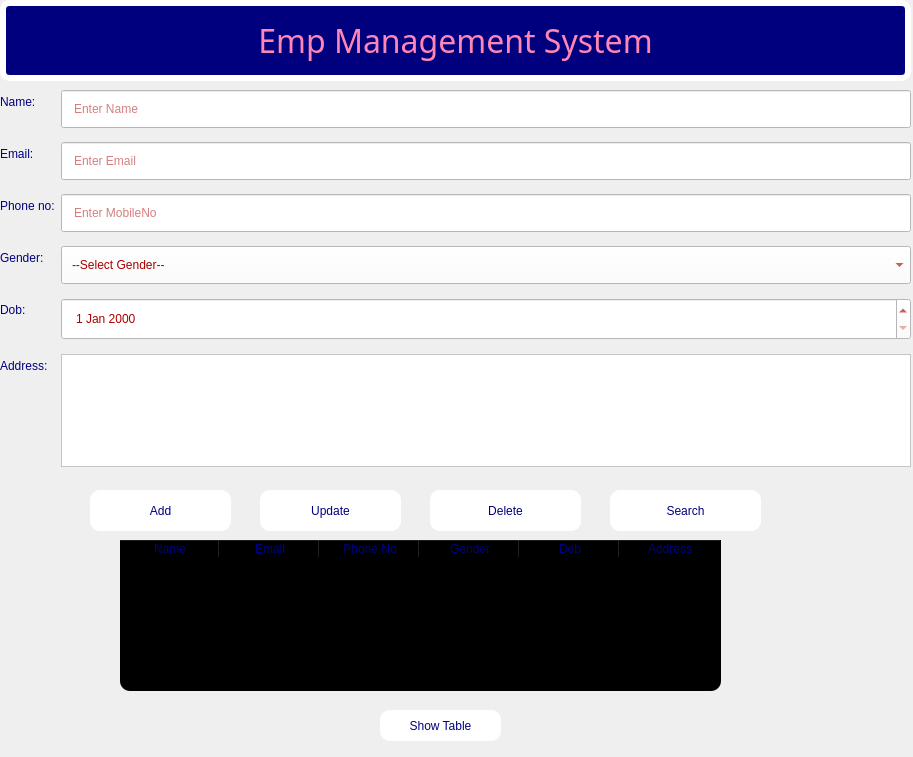
<?xml version="1.0" encoding="UTF-8"?>
<ui version="4.0">
 <class>Form</class>
 <widget class="QWidget" name="Form">
  <property name="geometry">
   <rect>
    <x>0</x>
    <y>0</y>
    <width>913</width>
    <height>757</height>
   </rect>
  </property>
  <property name="windowTitle">
   <string>Form</string>
  </property>
  <property name="styleSheet">
   <string notr="true"/>
  </property>
  <widget class="QWidget" name="formLayoutWidget">
   <property name="geometry">
    <rect>
     <x>0</x>
     <y>90</y>
     <width>911</width>
     <height>381</height>
    </rect>
   </property>
   <layout class="QFormLayout" name="formLayout">
    <item row="0" column="0">
     <widget class="QLabel" name="lName">
      <property name="styleSheet">
       <string notr="true">color: rgb(255, 255, 255);
font: 87 8pt &quot;Arial Black&quot;;
color: rgb(0, 0, 127);</string>
      </property>
      <property name="text">
       <string>Name:</string>
      </property>
     </widget>
    </item>
    <item row="0" column="1">
     <widget class="QLineEdit" name="txtName">
      <property name="styleSheet">
       <string notr="true">background-color: rgb(255, 255, 255);
color: rgb(255, 255, 255);
font: 87 8pt &quot;Arial Black&quot;;
color: rgb(0, 0, 127);
color: rgb(170, 0, 0);
margin-bottom:8px;
padding:10px;</string>
      </property>
      <property name="alignment">
       <set>Qt::AlignLeading|Qt::AlignLeft|Qt::AlignTop</set>
      </property>
      <property name="dragEnabled">
       <bool>false</bool>
      </property>
      <property name="readOnly">
       <bool>false</bool>
      </property>
      <property name="placeholderText">
       <string>Enter Name</string>
      </property>
      <property name="clearButtonEnabled">
       <bool>false</bool>
      </property>
     </widget>
    </item>
    <item row="1" column="0">
     <widget class="QLabel" name="lEmail">
      <property name="styleSheet">
       <string notr="true">color: rgb(255, 255, 255);
font: 87 8pt &quot;Arial Black&quot;;
color: rgb(0, 0, 127);</string>
      </property>
      <property name="text">
       <string>Email:</string>
      </property>
     </widget>
    </item>
    <item row="1" column="1">
     <widget class="QLineEdit" name="txtEmail">
      <property name="styleSheet">
       <string notr="true">background-color: rgb(255, 255, 255);
color: rgb(255, 255, 255);
font: 87 8pt &quot;Arial Black&quot;;
color: rgb(0, 0, 127);
color: rgb(170, 0, 0);
margin-bottom:8px;
padding:10px;</string>
      </property>
      <property name="placeholderText">
       <string>Enter Email</string>
      </property>
     </widget>
    </item>
    <item row="2" column="0">
     <widget class="QLabel" name="lMobileno">
      <property name="styleSheet">
       <string notr="true">color: rgb(255, 255, 255);
font: 87 8pt &quot;Arial Black&quot;;
color: rgb(0, 0, 127);</string>
      </property>
      <property name="text">
       <string>Phone no:</string>
      </property>
     </widget>
    </item>
    <item row="2" column="1">
     <widget class="QLineEdit" name="txtMobileno">
      <property name="styleSheet">
       <string notr="true">background-color: rgb(255, 255, 255);
color: rgb(255, 255, 255);
font: 87 8pt &quot;Arial Black&quot;;
color: rgb(0, 0, 127);
color: rgb(170, 0, 0);
margin-bottom:8px;
padding:10px;</string>
      </property>
      <property name="placeholderText">
       <string>Enter MobileNo</string>
      </property>
     </widget>
    </item>
    <item row="3" column="0">
     <widget class="QLabel" name="lGender">
      <property name="styleSheet">
       <string notr="true">color: rgb(255, 255, 255);
font: 87 8pt &quot;Arial Black&quot;;
color: rgb(0, 0, 127);</string>
      </property>
      <property name="text">
       <string>Gender:</string>
      </property>
     </widget>
    </item>
    <item row="3" column="1">
     <widget class="QComboBox" name="txtCombobox">
      <property name="styleSheet">
       <string notr="true">background-color: rgb(255, 255, 255);
color: rgb(255, 255, 255);
font: 87 8pt &quot;Arial Black&quot;;
color: rgb(0, 0, 127);
color: rgb(170, 0, 0);
margin-bottom:8px;
padding:10px;</string>
      </property>
      <property name="editable">
       <bool>false</bool>
      </property>
      <item>
       <property name="text">
        <string>--Select Gender--</string>
       </property>
      </item>
      <item>
       <property name="text">
        <string>Male</string>
       </property>
      </item>
      <item>
       <property name="text">
        <string>Female</string>
       </property>
      </item>
      <item>
       <property name="text">
        <string>Others</string>
       </property>
      </item>
     </widget>
    </item>
    <item row="4" column="0">
     <widget class="QLabel" name="lDob">
      <property name="styleSheet">
       <string notr="true">color: rgb(255, 255, 255);
font: 87 8pt &quot;Arial Black&quot;;
color: rgb(0, 0, 127);</string>
      </property>
      <property name="text">
       <string>Dob:</string>
      </property>
     </widget>
    </item>
    <item row="4" column="1">
     <widget class="QDateEdit" name="txtDate">
      <property name="styleSheet">
       <string notr="true">background-color: rgb(255, 255, 255);
color: rgb(255, 255, 255);
font: 87 8pt &quot;Arial Black&quot;;
color: rgb(0, 0, 127);
color: rgb(170, 0, 0);
margin-bottom:8px;
padding:10px;</string>
      </property>
     </widget>
    </item>
    <item row="5" column="0">
     <widget class="QLabel" name="lAddress">
      <property name="styleSheet">
       <string notr="true">color: rgb(255, 255, 255);
font: 87 8pt &quot;Arial Black&quot;;
color: rgb(0, 0, 127);</string>
      </property>
      <property name="text">
       <string>Address:</string>
      </property>
     </widget>
    </item>
    <item row="5" column="1">
     <widget class="QTextEdit" name="txtAddress">
      <property name="styleSheet">
       <string notr="true">background-color: rgb(255, 255, 255);
color: rgb(255, 255, 255);
font: 79 4pt &quot;Arial Black&quot;;
color: rgb(0, 0, 127);
color: rgb(170, 0, 0);
margin-bottom:4px;
</string>
      </property>
      <property name="html">
       <string>&lt;!DOCTYPE HTML PUBLIC &quot;-//W3C//DTD HTML 4.0//EN&quot; &quot;http://www.w3.org/TR/REC-html40/strict.dtd&quot;&gt;
&lt;html&gt;&lt;head&gt;&lt;meta name=&quot;qrichtext&quot; content=&quot;1&quot; /&gt;&lt;style type=&quot;text/css&quot;&gt;
p, li { white-space: pre-wrap; }
&lt;/style&gt;&lt;/head&gt;&lt;body style=&quot; font-family:'Arial Black'; font-size:4pt; font-weight:72; font-style:normal;&quot;&gt;
&lt;p style=&quot;-qt-paragraph-type:empty; margin-top:0px; margin-bottom:0px; margin-left:0px; margin-right:0px; -qt-block-indent:0; text-indent:0px; font-family:'MS Shell Dlg 2'; font-size:7.8pt; font-weight:400;&quot;&gt;&lt;br /&gt;&lt;/p&gt;&lt;/body&gt;&lt;/html&gt;</string>
      </property>
     </widget>
    </item>
   </layout>
  </widget>
  <widget class="QPushButton" name="btnAdd">
   <property name="geometry">
    <rect>
     <x>90</x>
     <y>490</y>
     <width>141</width>
     <height>41</height>
    </rect>
   </property>
   <property name="styleSheet">
    <string notr="true">color: rgb(255, 133, 180);
background-color: rgb(255, 255, 255);
border-radius:10px;
color: rgb(255, 255, 255);
font: 87 8pt &quot;Arial Black&quot;;
color: rgb(0, 0, 127);</string>
   </property>
   <property name="text">
    <string>Add</string>
   </property>
  </widget>
  <widget class="QPushButton" name="btnUpdate">
   <property name="geometry">
    <rect>
     <x>260</x>
     <y>490</y>
     <width>141</width>
     <height>41</height>
    </rect>
   </property>
   <property name="styleSheet">
    <string notr="true">color: rgb(255, 133, 180);
background-color: rgb(255, 255, 255);
border-radius:10px;
color: rgb(255, 255, 255);
font: 87 8pt &quot;Arial Black&quot;;
color: rgb(0, 0, 127);</string>
   </property>
   <property name="text">
    <string>Update</string>
   </property>
  </widget>
  <widget class="QPushButton" name="btnDelete">
   <property name="geometry">
    <rect>
     <x>430</x>
     <y>490</y>
     <width>151</width>
     <height>41</height>
    </rect>
   </property>
   <property name="styleSheet">
    <string notr="true">color: rgb(255, 133, 180);
background-color: rgb(255, 255, 255);
border-radius:10px;
color: rgb(255, 255, 255);
font: 87 8pt &quot;Arial Black&quot;;
color: rgb(0, 0, 127);</string>
   </property>
   <property name="text">
    <string>Delete</string>
   </property>
  </widget>
  <widget class="QPushButton" name="btnSearch">
   <property name="geometry">
    <rect>
     <x>610</x>
     <y>490</y>
     <width>151</width>
     <height>41</height>
    </rect>
   </property>
   <property name="styleSheet">
    <string notr="true">color: rgb(255, 133, 180);
background-color: rgb(255, 255, 255);
border-radius:10px;
color: rgb(255, 255, 255);
font: 87 8pt &quot;Arial Black&quot;;
color: rgb(0, 0, 127);</string>
   </property>
   <property name="text">
    <string>Search</string>
   </property>
  </widget>
  <widget class="QTableWidget" name="tableWidget">
   <property name="geometry">
    <rect>
     <x>120</x>
     <y>540</y>
     <width>601</width>
     <height>151</height>
    </rect>
   </property>
   <property name="styleSheet">
    <string notr="true">color: rgb(255, 133, 180);
background-color: rgb(0, 0, 0);

border-radius:10px;
color: rgb(255, 255, 255);
font: 87 8pt &quot;Arial Black&quot;;
color: rgb(0, 0, 127);
</string>
   </property>
   <property name="sortingEnabled">
    <bool>true</bool>
   </property>
   <property name="columnCount">
    <number>6</number>
   </property>
   <column>
    <property name="text">
     <string>Name</string>
    </property>
   </column>
   <column>
    <property name="text">
     <string>Email</string>
    </property>
   </column>
   <column>
    <property name="text">
     <string>Phone No</string>
    </property>
   </column>
   <column>
    <property name="text">
     <string>Gender</string>
    </property>
   </column>
   <column>
    <property name="text">
     <string>Dob</string>
    </property>
   </column>
   <column>
    <property name="text">
     <string>Address</string>
    </property>
   </column>
  </widget>
  <widget class="QLabel" name="Empmngsys">
   <property name="geometry">
    <rect>
     <x>0</x>
     <y>0</y>
     <width>911</width>
     <height>81</height>
    </rect>
   </property>
   <property name="styleSheet">
    <string notr="true">color: rgb(255, 133, 180);
background-color: rgb(0, 0, 127);

border-radius:10px;
font:24pt;
font-family:sans-serif;
font: 28pt &quot;Algerian&quot;;
border:6px groove white;
</string>
   </property>
   <property name="text">
    <string>Emp Management System</string>
   </property>
   <property name="alignment">
    <set>Qt::AlignCenter</set>
   </property>
  </widget>
  <widget class="QPushButton" name="btnShowtable">
   <property name="geometry">
    <rect>
     <x>380</x>
     <y>710</y>
     <width>121</width>
     <height>31</height>
    </rect>
   </property>
   <property name="styleSheet">
    <string notr="true">color: rgb(255, 133, 180);
background-color: rgb(255, 255, 255);
border-radius:10px;
color: rgb(255, 255, 255);
font: 87 8pt &quot;Arial Black&quot;;
color: rgb(0, 0, 127);</string>
   </property>
   <property name="text">
    <string>Show Table</string>
   </property>
  </widget>
  <widget class="QLabel" name="label">
   <property name="geometry">
    <rect>
     <x>0</x>
     <y>10</y>
     <width>911</width>
     <height>741</height>
    </rect>
   </property>
   <property name="text">
    <string/>
   </property>
   <property name="pixmap">
    <pixmap>krishn.jpg.jpeg</pixmap>
   </property>
   <property name="scaledContents">
    <bool>true</bool>
   </property>
  </widget>
  <zorder>label</zorder>
  <zorder>formLayoutWidget</zorder>
  <zorder>btnAdd</zorder>
  <zorder>btnUpdate</zorder>
  <zorder>btnDelete</zorder>
  <zorder>btnSearch</zorder>
  <zorder>tableWidget</zorder>
  <zorder>Empmngsys</zorder>
  <zorder>btnShowtable</zorder>
 </widget>
 <resources/>
 <connections/>
</ui>
